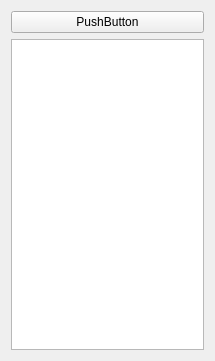
<?xml version="1.0" encoding="UTF-8"?>
<ui version="4.0">
 <class>SlideWidget</class>
 <widget class="QWidget" name="SlideWidget">
  <property name="geometry">
   <rect>
    <x>0</x>
    <y>0</y>
    <width>215</width>
    <height>361</height>
   </rect>
  </property>
  <property name="windowTitle">
   <string>Form</string>
  </property>
  <layout class="QGridLayout" name="gridLayout">
   <item row="0" column="0">
    <widget class="QPushButton" name="pushButton">
     <property name="text">
      <string>PushButton</string>
     </property>
    </widget>
   </item>
   <item row="1" column="0">
    <widget class="QListView" name="listView"/>
   </item>
  </layout>
 </widget>
 <resources/>
 <connections/>
</ui>
